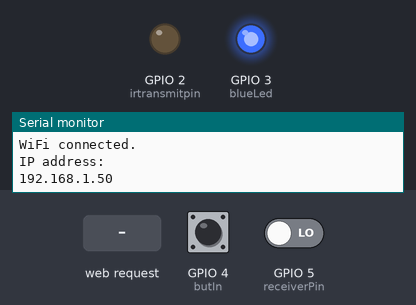
Bench run of a sketch on a simulated ESP32-C3. Parts: output pins drawn as LEDs (lit = HIGH), the last lines printed to the serial monitor. Dashed ring = blinking. Inputs (shaded band) come from the test bench; at power-on: GPIO 4 (butIn) HIGH, GPIO 5 (receiverPin) LOW. WiFi joins after 1.5 s; servers stay silent unless stated; random numbers use the default seed unless the sketch sets one.

Above: at 2.7 s.
2.8 s: GPIO 4 (butIn) pulled LOW for 1 s
At 3.9 s:
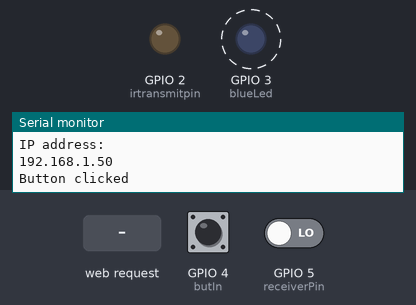
8.0 s: HTTP request GET /ledoff received
At 8.36 s:
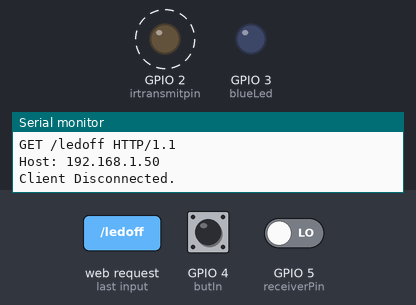
11.5 s: HTTP request GET /ledon received
At 11.71 s:
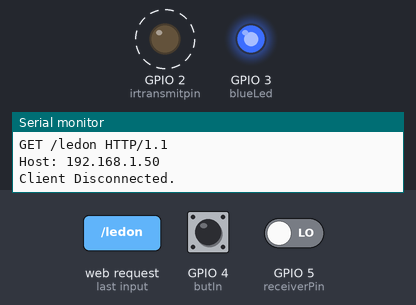
15.0 s: GPIO 4 (butIn) pulled LOW for 0.6 s
At 18.3 s:
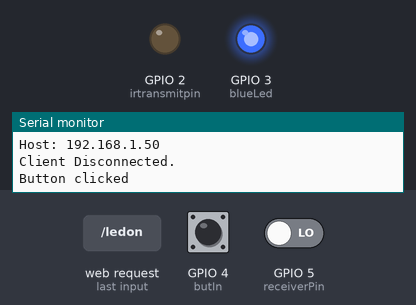
Timing chart, 0 to 19.8 s (numbered marks = the images above; inputs shaded):
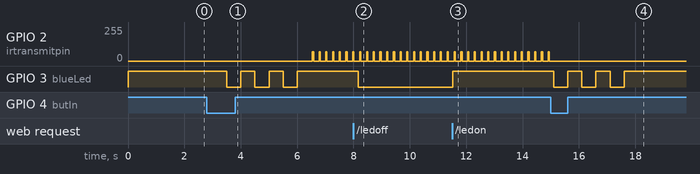

The sketch:

TargetESP32C3SM_Code.ino
```cpp
//Ir Read
const uint8_t MAX_COUNT      = 39; // max розмір масиву
const int16_t lnk_lvl_0       = 600; // 0
const int16_t lnk_lvl_1       = 1200; // 1
const int16_t lnk_timeout     = 3500;
//IR Send
const uint8_t CLONE_COUNT    = 36;
const int16_t lvl_0           = 600;
const int16_t lvl_1           = lvl_0<<1;
const uint8_t irfrequency    = 36;
const int16_t irt             = (int) ((500/irfrequency) - 4);
const uint8_t irpulses       = (int) (lvl_0 / (1000/irfrequency));

// Pin List
uint8_t receiverPin = 5;    // ІЧ датчик
uint8_t irtransmitpin = 2;  // ІЧ діод
uint8_t butIn = 4;          // кнопка
uint8_t blueLed = 3;        // лямпочка
//modes
int mode = 0;               // Режими 0=Приціл, 1=бонус, 2=тир
int mode_max = 2;           // максимум режимів

int reflex_time_max = 5000; // Максимум час на реакційний режим

uint16_t commands[6] = {0x8305, 0x8300, 0x8310, 0x8310, 0x8310, 0x8310};  // Команди на рандом
int com_max = 6;                                                          // Кількість команд

uint8_t data_recieved[MAX_COUNT]; // Масив принятого коду

// wifi
#include <WiFi.h>
const char* ssid     = "netis";
const char* password = "Cntgfy40";
WiFiServer server(80);


void setup() {
  Serial.begin(9600);
  randomSeed(analogRead(0));

  pinMode(irtransmitpin, OUTPUT);
  pinMode(blueLed, OUTPUT);
  pinMode(receiverPin, INPUT);
  pinMode(butIn, INPUT_PULLUP);
  digitalWrite(blueLed, HIGH);

  // Wifi
  Serial.print("Connecting to ");
  Serial.println(ssid);
  WiFi.begin(ssid, password);
  while (WiFi.status() != WL_CONNECTED) {
      delay(500);
      Serial.print(".");
  Serial.println("");
  Serial.println("WiFi connected.");
  Serial.println("IP address: ");
  Serial.println(WiFi.localIP());
  server.begin();
}}

void loop() {
  WiFiClient client = server.available();
  if (client) {                             // if you get a client,
    Serial.println("New Client.");           // print a message out the serial port
    String currentLine = "";                // make a String to hold incoming data from the client
    while (client.connected()) {            // loop while the client's connected
      if (client.available()) {             // if there's bytes to read from the client,
        char c = client.read();             // read a byte, then
        Serial.write(c);
        if (c == '\n') {                    // if the byte is a newline character
          // if the current line is blank, you got two newline characters in a row.
          // that's the end of the client HTTP request, so send a response:
          if (currentLine.length() == 0) {
            client.println("HTTP/1.1 200 OK");
            client.println("Content-type:text/html");
            client.println();

            // the content of the HTTP response follows the header:
            client.print("Click <a href=\"/H\">here</a> to turn the LED on pin 5 on.<br>");
            client.print("Click <a href=\"/L\">here</a> to turn the LED on pin 5 off.<br>");
            client.print(millis());
            // The HTTP response ends with another blank line:
            client.println();
            break;
          } else {    // if you got a newline, then clear currentLine:
            currentLine = "";
          }
        } else if (c != '\r') {  // if you got anything else but a carriage return character,
          currentLine += c;      // add it to the end of the currentLine
        }
        if (currentLine.endsWith("GET /ledon")) {
          digitalWrite(3, HIGH);               // GET /H turns the LED on
        }
        if (currentLine.endsWith("GET /ledoff")) {
          digitalWrite(3, LOW);                // GET /L turns the LED off
        }}}
        client.stop();
        Serial.println("Client Disconnected.");
        }                    // print it out the serial monitor


  if (mode == 0){
    receive_command();}
  else if (mode == 1){
    //bonus();
    sendcommand(commands[0]);
    delay(200);
  } else {
    reflex();
  }
  triggers();

}

void web_page(){

}

void triggers(){
    static uint8_t tr  = 0;
    static uint8_t ltr = 0;
        ltr = tr;
        tr = digitalRead(butIn);
        if ( tr != ltr && tr == LOW){
          Serial.print("Button clicked");
          blym_blym(3, 500);
          if(mode<mode_max){mode++;}
          else{mode=0;}}}

void bonus(){
  static int16_t recieved_pulse   = 0;
    static uint8_t recieved_bit   = 0;
    recieved_pulse = pulseIn(receiverPin, LOW);
    if (recieved_pulse > 1800){
      blym_blym(2, 1000);
      blym_blym(5, 500);
      blym_blym(10, 250);
      int rand = random(0,com_max-1);
      sendcommand(commands[rand]);
    }
}

void reflex(){
  static int16_t recieved_pulse   = 0;
    static uint8_t recieved_bit   = 0;
    recieved_pulse = pulseIn(receiverPin, LOW);
    if (recieved_pulse > 1800){
      int rand = random(100, reflex_time_max);
      blym_blym(1, rand);
    }
}

void receive_command(){
    static int16_t recieved_pulse  = 0;
    static uint8_t recieved_bit    = 0;
    int16_t index = 0;
    recieved_pulse = pulseIn(receiverPin, LOW);
    if (recieved_pulse > 1800){
      while (recieved_pulse != 0){
        recieved_pulse = pulseIn(receiverPin, LOW,lnk_timeout);
        if ((recieved_pulse > lnk_lvl_0 - 200) && (recieved_pulse < lnk_lvl_0 + 200)) {recieved_bit = 0;}
        else if ((recieved_pulse > lnk_lvl_1 - 200) && (recieved_pulse < lnk_lvl_1 + 200)) {recieved_bit = 1;}
        else if (recieved_pulse == 0){
          Serial.println("Data Received:");
          for (int i = 0; i < MAX_COUNT; i++) {
            Serial.print(data_recieved[i]);}
          Serial.println();
          blym_blym(1, 2000);
          break;
        }
          if (index < MAX_COUNT) { // Перевірте, чи індекс ще в межах масиву
        data_recieved[index] = recieved_bit; // Додайте нове значення до масиву
        index++;
}}}}

void blym_blym(int hm, int time){
  for (int16_t i = 0; i < hm; i++){
    digitalWrite(blueLed, LOW);
    delay(time);
    digitalWrite(blueLed, HIGH);
    if (hm == 1){return;}
    delay(time);
  }
}

void sendcommand(uint16_t comm){
    uint8_t parity = 0; uint8_t cl_game_mode_on    = 1;
    sendPulse(irtransmitpin,2);
    delayMicroseconds(lvl_0);
    for (int16_t i = 15; i >= 0; i--){
        if (((comm >> i) & B1) == 0){sendPulse(irtransmitpin,0);}
        else {
            sendPulse(irtransmitpin,1);
            parity = parity + 1;
        }
        delayMicroseconds(lvl_0);
    }
    for (int16_t i = 7; i >= 0; i--){
        if (((0xE8 >> i) & B1) == 0){sendPulse(irtransmitpin,0);}
        else {sendPulse(irtransmitpin,1);}
        delayMicroseconds(lvl_0);
    }
    parity += 4;
    if (cl_game_mode_on == 0){parity = 24 - parity;}
    if (parity%2 == 0){sendPulse(irtransmitpin,0);}
    else {sendPulse(irtransmitpin,1);}
    delayMicroseconds(lvl_0);
}

void sendPulse(int16_t pin, uint8_t length){
  int16_t i = 0;
    while(i < irpulses<<length){
      i++;
      digitalWrite(pin, HIGH);
      delayMicroseconds(irt);
      digitalWrite(pin, LOW);
      delayMicroseconds(irt);
    }
}
```

Measured:
- after the input at 2.8 s, GPIO 2 (irtransmitpin): alternates 71/255 for 0.04 s and 0/255 for 0.20 s, starting after 3.7 s; GPIO 3 (blueLed): alternates HIGH for 0.50 s and LOW for 0.50 s, 6 changes in all, then stays HIGH, starting after 0.70 s
- after the input at 8.0 s, GPIO 3 (blueLed): HIGH → LOW after 0.17 s
- after the input at 11.5 s, GPIO 3 (blueLed): LOW → HIGH at once
- after the input at 15.0 s, GPIO 3 (blueLed): alternates HIGH for 0.50 s and LOW for 0.50 s, 6 changes in all, then stays HIGH, starting after 0.10 s
